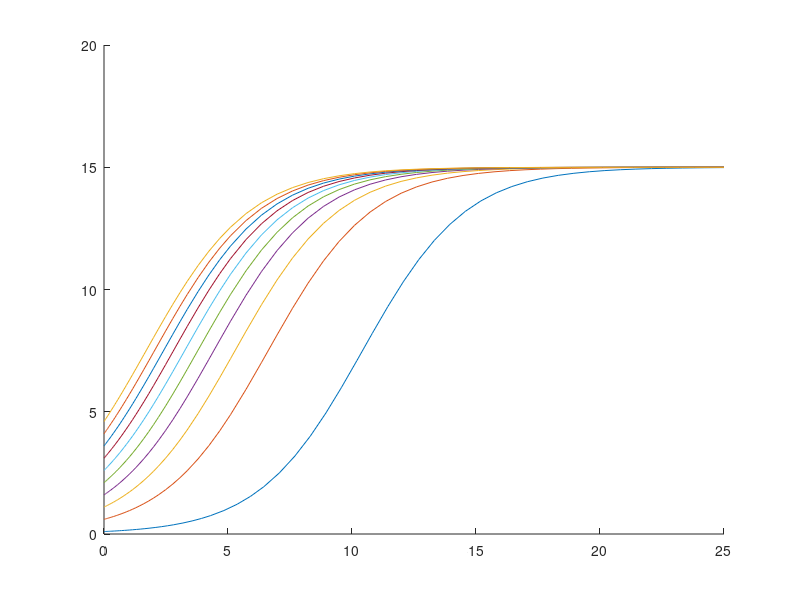

Recreate this plot in MATLAB.
clear all;
r=.48;
k=15;
dB=@(t,B) r.*B.*(1-(B./k));

%% Solution 
for B0 = .1:0.5:5
    [t ,sol]= ode45(dB,[0,25],B0);
    hold on 
    plot(t,sol);
end
hold off;